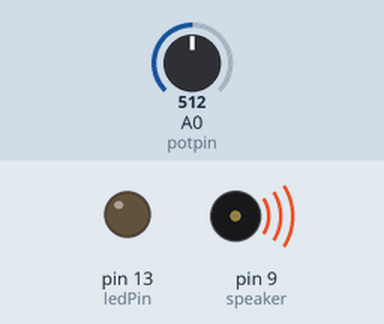
Simulated run of this sketch. Board: Arduino Uno, built with avr-gcc and run on an emulated ATmega328P. Parts: output pins drawn as LEDs (lit = HIGH), buzzer (waves = sounding). The test bench sets the inputs (shaded band); at power-on: A0 (potpin) = 512.

Above: at 1.2 s.
1.3 s: A0 (potpin) set to 0
At 2.5 s:
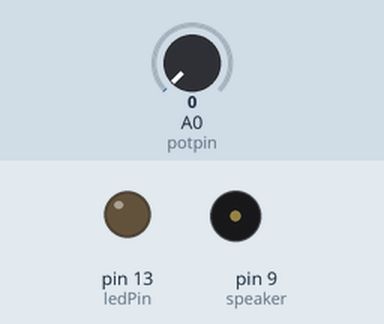
2.8 s: A0 (potpin) set to 1023
At 3.8 s:
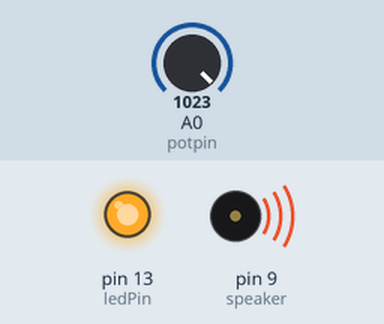
4.3 s: A0 (potpin) set to 1011
At 5.1 s:
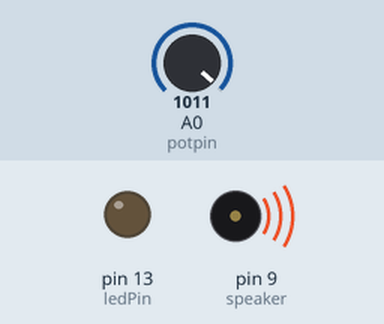
Timing chart, 0 to 7.3 s (numbered marks = the images above; inputs shaded):
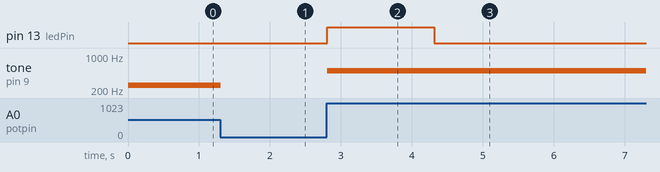

Measured:
- the behaviour switches between 1023 and 1022 on A0 (potpin) (found by bisection; images 2 and 3)
- after the input at 1.3 s, tone on pin 9 (speaker): 250 Hz → silent at once
- after the input at 2.8 s, pin 13 (ledPin): LOW → HIGH at once; tone on pin 9 (speaker): silent → 500 Hz at once
- after the input at 4.3 s, pin 13 (ledPin): HIGH → LOW at once; tone on pin 9 (speaker): 500 Hz → 494 Hz at once

The sketch:

m02_analog_tone.ino
```cpp
/*
  Analog read based on the analog potentiometer setup
*/

const int potpin = A0;     // the number of the pushbutton pin
const int ledPin =  13;      // the number of the LED pin
const int speaker = 9 ;

// variables will change:
int potval = 0;         // variable for reading the pushbutton status

void setup() {
  // initialize the LED pin as an output:
  pinMode(ledPin, OUTPUT);
  pinMode(speaker, OUTPUT);
  // initialize the potentiometer pin as an input:
  pinMode(potpin, INPUT);
}

void loop() {
  // read the state of the pushbutton value:
  potval = analogRead(potpin);
  int dataval = map(potval, 0, 1023, 0, 500);//mapping the readings to certain value
  //can be used to create multiple ranges
  tone (speaker, dataval, 500); // the relative pin, frequency and duration of tone
  Serial.println(potval);

if (dataval==500){
      digitalWrite(ledPin, HIGH);// turn LED on
}
else {
      digitalWrite(ledPin, LOW);    // turn LED off


}

delay(100);
}
```
